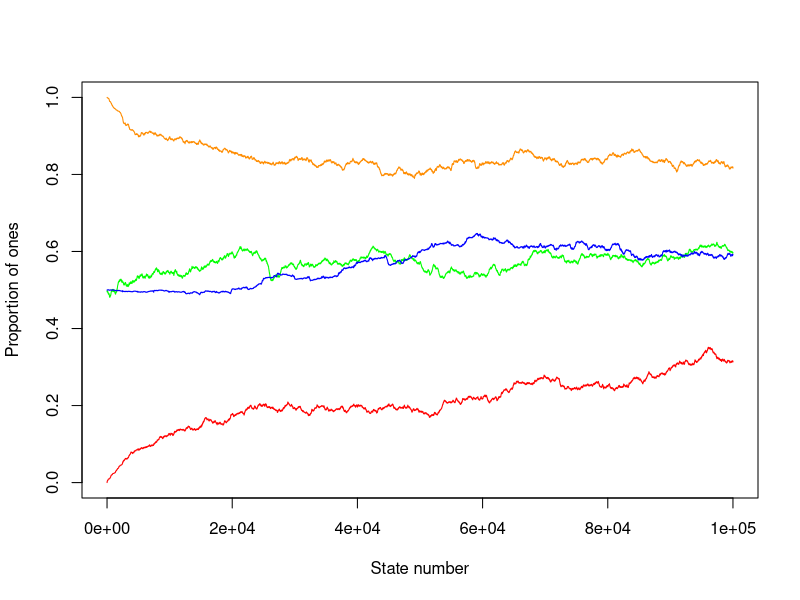
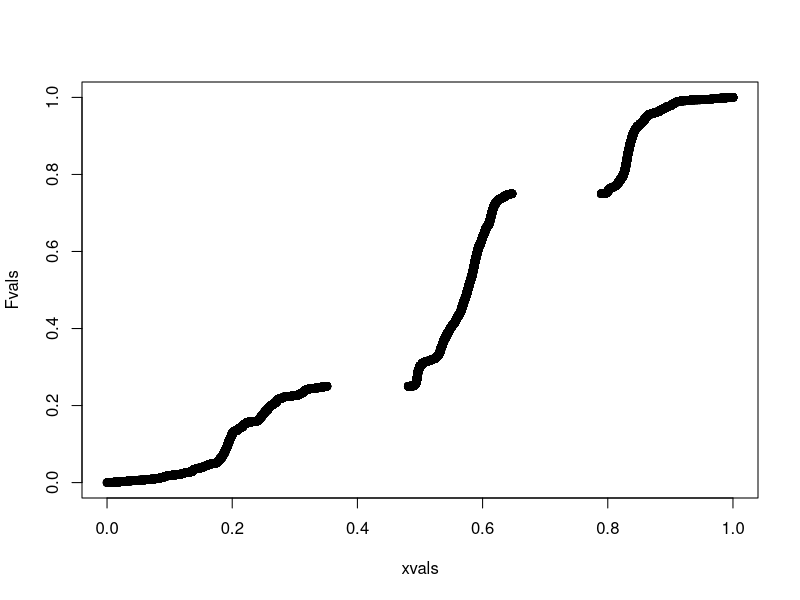

R code for these plots, in order:

case <-function(integer,rows,cols){ 
  if(integer==1){#(1,1) first element first column
    return (1)
  }
  if(integer==rows){#(rows,1) last element first column
    return (2)
  }
  if(integer==(rows-1)*cols){#(1,cols) first element last column
    return (3)
  }
  if(integer==(rows*cols)){#(rows,cols) last element last column
    return (4)
  }
  if(integer<rows+1){#(:,1) first column
    return (5)
  }
  if(integer>(cols-1)*rows){#(:,cols) last column
    return (6)
  }
  if((integer-1)%%rows==0){#(1,:) first row
    return (7)
  }
  if(integer%%rows==0){#(rows,:) last row
    return (8)
  }
  return (9) #interior node
}

#todo
#1  Test the function case
#keep = matrix(0,rows,cols)
#for (i in 1:(rows*cols)){
#  keep[i]=case(integer = i, rows=rows,cols=cols)  
#}


isingModel <- function(rows=10,cols=6,runs=500,beta=0.5,
                       u=matrix(0, nrow = rows, ncol = cols),colsum=FALSE){
  #Generates a matrix where each column is a state of the Markov Chain
  #If colsum=true only retrun number of ones
  #Decalare Markov Chain vector
  if(!colsum){
    mc=matrix(NA,nrow=rows*cols,ncol = runs+1) #each column is an observation
    mc[,1]=as.vector(u) #plug in initial state
  }else{
    numberOfones=matrix(NA,nrow=1,ncol = runs+1)
    numberOfones[1]=sum(u)
  }
  r=0 #run number
  i=0 #index of considered node
  while(r < runs){
    # (1) PROPOSE CANDIDATE STATE
    r=r+1
    #next node to consider
    i= ifelse(i==cols*rows, 1, i+1)
    val=u[i]
    
    # (2) COMPUTE ACCEPTANCE PROBABILITY
    #which type of node is this?
    mycase=case(integer=i,rows=rows,cols=cols)
    #compute 2d -n
    temp=switch(mycase,
                -2+2*abs(sum(u[c(i+1,i+rows)]-val)), #(1,1)
                -2+2*abs(sum(u[c(i-1,i+rows)]-val)), #(rows,1)
                -2+2*abs(sum(u[c(i+1,i-rows)]-val)), #(1,cols)
                -2+2*abs(sum(u[c(i-1,i-rows)]-val)), #(rows,cols)
                -3+2*abs(sum(u[c(i-1, i+1, i+rows)]-val)), #(:,1)
                -3+2*abs(sum(u[c(i-1, i+1, i-rows)]-val)), #(:,cols)
                -3+2*abs(sum(u[c(i+1, i-rows, i+rows)]-val)), #(1,:)
                -3+2*abs(sum(u[c(i-1, i-rows, i+rows)]-val)), #(rows,:)
                -4+2*abs(sum(u[c(i-1, i+1, i-rows, i+rows)]-val))) #interior
    #acceptance probability
    accept = exp(beta*temp)
    
    # (3) ACCEPT OR REJECT CANDIDATE STATE
    random = runif(1)
    u[i]=ifelse(random<=accept,1-val,val)
    
    if(!colsum){
      mc[,r+1]=as.vector(u)
    }else{
      numberOfones[r+1]=sum(u)
    }
    
  }
  if(!colsum){
    return(mc)
  }else{
    return(numberOfones)
  }
}


#input variables
rows1=50 #rows
cols1=50 #columns
runs1=100000
beta1=0.87


#Plot functions of state with time
#function values
funValues=matrix(NA,runs1+1,4) #One column for each set of function values i.e. funValues[,1] are for a0
#for test case sum(mc[,1])

#Different initial values
#all zeroes (1)
a0=matrix(0, nrow = rows1, ncol = cols1)
funValues[,1]=isingModel(rows=rows1,cols=cols1,runs=runs1,beta=beta1,
                  u=a0, colsum = TRUE)

#all ones (2)
a1=matrix(1, nrow = rows1, ncol = cols1)
funValues[,2]=isingModel(rows=rows1,cols=cols1,runs=runs1,beta=beta1,
                  u=a1, colsum = TRUE)

#random (3)
set.seed(42)
aR=matrix(rbinom(n=rows1*cols1, size=1,prob = 0.5), nrow = rows1, ncol = cols1)
funValues[,3]=isingModel(rows=rows1,cols=cols1,runs=runs1,beta=beta1,
                  u=aR, colsum = TRUE)
#checkerboard (4)
if(rows1%%2==1){
  #odd number of rows
  aC=matrix(rep_len(c(1,0),length.out=rows1*cols1),nrow=rows1,ncol=cols1)
}else{
  ##even number of rows
  aC=matrix(rep_len(c(1,0),length.out=(rows1+1)*cols1),nrow=rows1+1,ncol=cols1)[1:rows1,1:cols1]
}
funValues[,4]=isingModel(rows=rows1,cols=cols1,runs=runs1,beta=beta1,
                  u=aC, colsum = TRUE)
funValues=funValues/(rows1*cols1)

#Plot
plot(x=1:(runs1+1),y=funValues[,1],type='l',col='red',xlim=c(0,runs1+1),ylim=c(0,1),xlab='State number',ylab='Proportion of ones')
lines(x=1:(runs1+1),y=funValues[,2],type='l',col='darkorange')
lines(x=1:(runs1+1),y=funValues[,3],type='l',col='green')
lines(x=1:(runs1+1),y=funValues[,4],type='l',col='blue')


#Do I need to use a fun server or something for the function to run?
#How to make the axis a bit more readable. Is it needed though?
#Assuming it has converged (it hasn't though) this is F(x) (in the different cases):
xvals=sort(as.vector(funValues))
Fvals=(1:length(xvals))/length(xvals)
plot(x=xvals,y=Fvals)

#How to find f(x) from f(x)? I think I saw it somewhere in a function.

